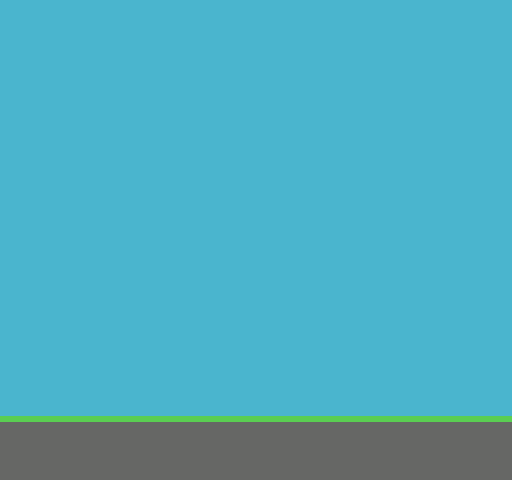

A 2D game scene composited from a Tiled map and its tileset images. What follows is a short description and the map's XML, with every tile layer's data as written:
An orthogonal 16x15 tile map with 32x32 px tiles, 1 tile layer (Tile Layer 1).

<map version="1.10" tiledversion="1.10.2" orientation="orthogonal" renderorder="right-down" width="16" height="15" tilewidth="32" tileheight="32" infinite="0" nextlayerid="2" nextobjectid="1">
 <tileset firstgid="1" name="t" tilewidth="32" tileheight="32" tilecount="64" columns="8">
  <image source="metatile.png" width="256" height="256" />
 </tileset>
 <layer id="1" name="Tile Layer 1" width="16" height="15">
  <data encoding="csv">
1,1,1,1,1,1,1,1,1,1,1,1,1,1,1,1,
1,1,1,1,1,1,1,1,1,1,1,1,1,1,1,1,
1,1,1,1,1,1,1,1,1,1,1,1,1,1,1,1,
1,1,1,1,1,1,1,1,1,1,1,1,1,1,1,1,
1,1,1,1,1,1,1,1,1,1,1,1,1,1,1,1,
1,1,1,1,1,1,1,1,1,1,1,1,1,1,1,1,
1,1,1,1,1,1,1,1,1,1,1,1,1,1,1,1,
1,1,1,1,1,1,1,1,1,1,1,1,1,1,1,1,
1,1,1,1,1,1,1,1,1,1,1,1,1,1,1,1,
1,1,1,1,1,1,1,1,1,1,1,1,1,1,1,1,
1,1,1,1,1,1,1,1,1,1,1,1,1,1,1,1,
1,1,1,1,1,1,1,1,1,1,1,1,1,1,1,1,
1,1,1,1,1,1,1,1,1,1,1,1,1,1,1,1,
2,2,2,2,2,2,2,2,2,2,2,2,2,2,2,2,
3,3,3,3,3,3,3,3,3,3,3,3,3,3,3,3
</data>
 </layer>
</map>
